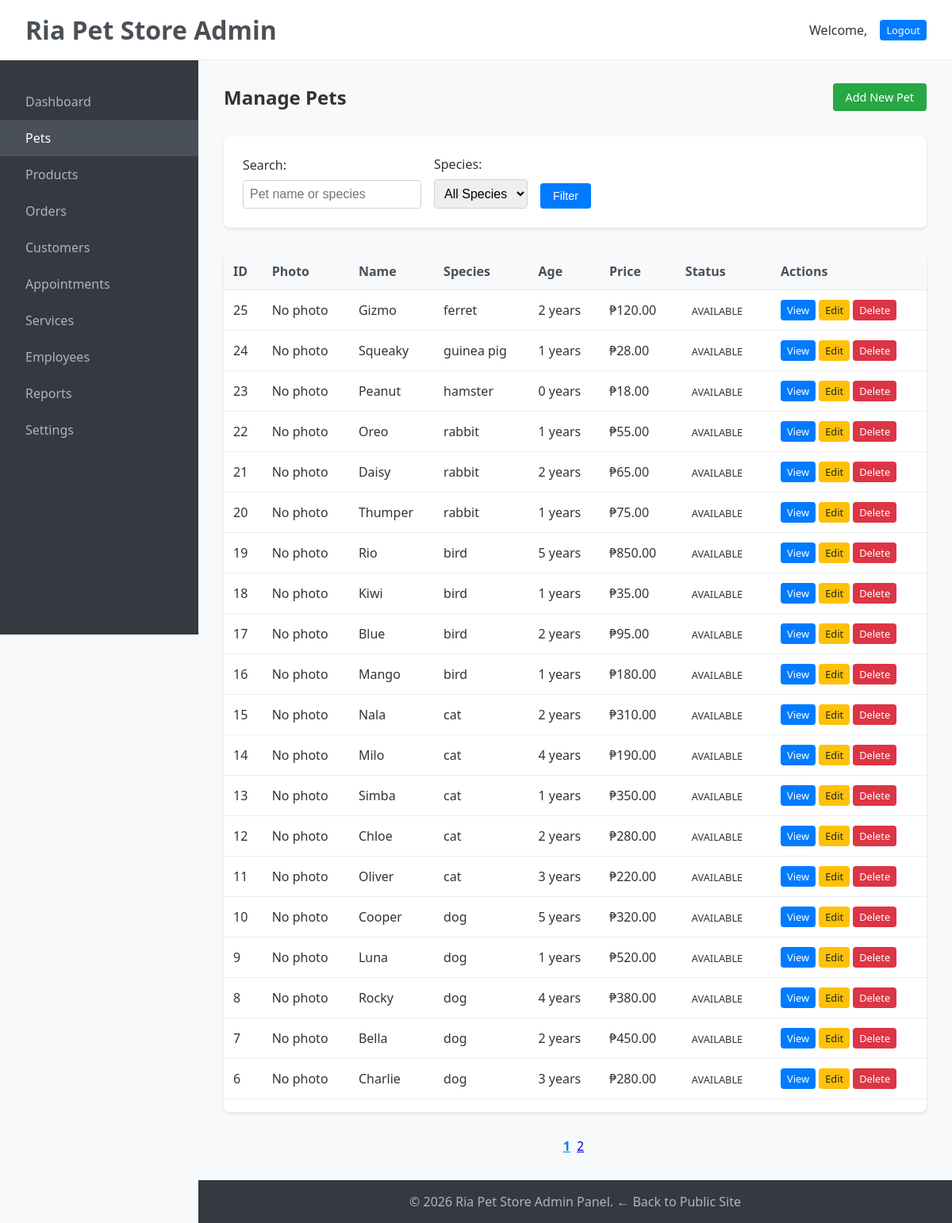
Screenshot of /admin/pets/pets.php (signed in) with the database file from the repository.
### tables this page shows
CREATE TABLE `pets` (
  `id` int(11) NOT NULL,
  `name` varchar(50) NOT NULL,
  `species` varchar(30) DEFAULT NULL,
  `breed` varchar(100) DEFAULT NULL,
  `color` varchar(50) DEFAULT NULL,
  `age` int(11) DEFAULT NULL,
  `gender` enum('male','female') DEFAULT NULL,
  `price` decimal(10,2) DEFAULT NULL,
  `description` text DEFAULT NULL,
  `pet_status` enum('available','sold','reserved','adopted') DEFAULT 'available',
  `pet_image` varchar(255) DEFAULT NULL,
  `created_at` timestamp NOT NULL DEFAULT current_timestamp(),
  `updated_at` timestamp NOT NULL DEFAULT current_timestamp() ON UPDATE current_timestamp(),
  `featured` tinyint(1) DEFAULT 0
);

### admin/pets/pets.php (the view, shortened to what this page needs)
<?php
require_once '../includes/header.php';
require_once '../includes/sidebar.php';
$search = isset($_GET['search']) ? trim($_GET['search']) : '';
$species = isset($_GET['species']) ? trim($_GET['species']) : 'all';
$page = isset($_GET['page']) ? (int)$_GET['page'] : 1;
$limit = 20;
$offset = ($page - 1) * $limit;
$query = "SELECT * FROM pets WHERE 1=1";
$params = [];
$types = '';
$query .= " ORDER BY id DESC LIMIT ? OFFSET ?";
$params[] = $limit;
$params[] = $offset;
$types .= 'ii';
$stmt = $conn->prepare($query);
if (!empty($params)) {
    $stmt->bind_param($types, ...$params);
}
$stmt->execute();
$pets = $stmt->get_result();
$countQuery = "SELECT COUNT(*) as total FROM pets WHERE 1=1";
$countStmt = $conn->prepare($countQuery);
$countStmt->execute();
$totalPets = $countStmt->get_result()->fetch_assoc()['total'];
$totalPages = ceil($totalPets / $limit);
?>
<main class="admin-main">
    <div style="display: flex; justify-content: space-between; align-items: center; margin-bottom: 2rem;">
        <h2>Manage Pets</h2>
        <a href="pet_add.php" class="btn btn-success">Add New Pet</a>
    </div>
    <div style="background: #fff; padding: 1.5rem; border-radius: 8px; margin-bottom: 2rem; box-shadow: 0 2px 4px rgba(0,0,0,0.1);">
        <form method="get" style="display: flex; gap: 1rem; flex-wrap: wrap; align-items: center;">
            <div class="form-group" style="margin: 0;">
                <label for="search" style="display: block; margin-bottom: 0.5rem;">Search:</label>
                <input type="text" id="search" name="search" value="<?php echo htmlspecialchars($search); ?>" placeholder="Pet name or species">
            </div>
            <div class="form-group" style="margin: 0;">
                <label for="species" style="display: block; margin-bottom: 0.5rem;">Species:</label>
                <select name="species" id="species">
                    <option value="all" <?php echo $species === 'all' ? 'selected' : ''; ?>>All Species</option>
                </select>
            </div>
            <div style="align-self: flex-end;">
                <button type="submit" class="btn">Filter</button>
            </div>
        </form>
    </div>
    <div style="background: #fff; border-radius: 8px; box-shadow: 0 2px 4px rgba(0,0,0,0.1); overflow: hidden;">
        <table>
            <thead>
                <tr>
                    <th>ID</th>
                    <th>Photo</th>
                    <th>Name</th>
                    <th>Species</th>
                    <th>Age</th>
                    <th>Price</th>
                    <th>Status</th>
                    <th>Actions</th>
                </tr>
            </thead>
            <tbody>
                <?php if ($pets->num_rows > 0): ?>
                    <?php while ($pet = $pets->fetch_assoc()): ?>
                        <tr>
                            <td><?php echo $pet['id']; ?></td>
                            <td>
                                <?php if (!empty($pet['image'])): ?>
                                    <img src="../assets/uploads/pets/<?php echo htmlspecialchars($pet['image']); ?>" width="50" height="50" style="object-fit: cover; border-radius: 4px;">
                                <?php else: ?>
                                    No photo
                                <?php endif; ?>
                            </td>
                            <td><?php echo htmlspecialchars($pet['name']); ?></td>
                            <td><?php echo htmlspecialchars($pet['species']); ?></td>
                            <td><?php echo $pet['age']; ?> years</td>
                            <td>₱<?php echo number_format($pet['price'], 2); ?></td>
                            <td>
                                <span class="status-badge status-<?php echo $pet['status'] ?? 'available'; ?>">
                                    <?php echo ucfirst($pet['status'] ?? 'available'); ?>
                                </span>
                            </td>
                            <td>
                                <a href="pet_details.php?id=<?php echo $pet['id']; ?>" class="btn btn-small">View</a>
                                <a href="pet_edit.php?id=<?php echo $pet['id']; ?>" class="btn btn-small btn-warning">Edit</a>
                                <a href="pet_delete.php?id=<?php echo $pet['id']; ?>" class="btn btn-small btn-danger" onclick="return confirm('Are you sure you want to delete this pet?')">Delete</a>
                            </td>
                        </tr>
                    <?php endwhile; ?>
                <?php else: ?>
                    <tr>
                        <td colspan="8" style="text-align: center; padding: 2rem;">No pets found.</td>
                    </tr>
                <?php endif; ?>
            </tbody>
        </table>
    </div>
    <?php if ($totalPages > 1): ?>
        <div style="margin-top: 2rem; text-align: center;">
            <?php
            $queryString = http_build_query(array_filter([
                'search' => $search,
                'species' => $species !== 'all' ? $species : null,
                'page' => null
            ]));
            for ($i = 1; $i <= $totalPages; $i++):
                $active = $i === $page ? ' style="font-weight: bold; color: #007bff;"' : '';
                $url = "pets.php?" . $queryString . "&page=$i";
            ?>
                <a href="<?php echo $url; ?>"<?php echo $active; ?> style="margin: 0 0.25rem;"><?php echo $i; ?></a>
            <?php endfor; ?>
        </div>
    <?php endif; ?>
</main>
<?php require_once '../includes/footer.php'; ?>

### admin/css/admin.css (style rules this page uses)
* { margin: 0; padding: 0; box-sizing: border-box; }
body { font-family: "Segoe UI", Tahoma, Geneva, Verdana, sans-serif; background: #f8f9fa; color: #333; }
.admin-main { flex: 1; margin-left: 250px; margin-top: 73px; padding: 2rem; max-width: calc(100% - 250px); }
table { width: 100%; border-collapse: collapse; margin-bottom: 1rem; }
th, td { padding: 0.75rem; text-align: left; border-bottom: 1px solid #e9ecef; }
th { background: #f8f9fa; font-weight: 600; color: #495057; }
.status-badge { padding: 0.25rem 0.5rem; border-radius: 4px; font-size: 0.8rem; font-weight: 500; text-transform: uppercase; }
.btn { display: inline-block; padding: 0.5rem 1rem; background: #007bff; color: #fff; text-decoration: none; border: none; border-radius: 4px; cursor: pointer; font-size: 0.9rem; transition: background 0.3s; }
.btn-small { padding: 0.25rem 0.5rem; font-size: 0.8rem; }
.btn-success { background: #28a745; }
.btn-danger { background: #dc3545; }
.btn-warning { background: #ffc107; color: #212529; }
.form-group { margin-bottom: 1rem; }
.form-group label { display: block; margin-bottom: 0.5rem; font-weight: 500; }
.form-group input, .form-group select, .form-group textarea { width: 100%; padding: 0.5rem; border: 1px solid #ced4da; border-radius: 4px; font-size: 1rem; }

### rows the page displays
pets: id "25", name "Gizmo", species "ferret", age "2", price "120.00", status "AVAILABLE"
pets: id "24", name "Squeaky", species "guinea pig", age "1", price "28.00", status "AVAILABLE"
pets: id "23", name "Peanut", species "hamster", age "0", price "18.00", status "AVAILABLE"
pets: id "22", name "Oreo", species "rabbit", age "1", price "55.00", status "AVAILABLE"
pets: id "21", name "Daisy", species "rabbit", age "2", price "65.00", status "AVAILABLE"
pets: id "20", name "Thumper", species "rabbit", age "1", price "75.00", status "AVAILABLE"
pets: id "19", name "Rio", species "bird", age "5", price "850.00", status "AVAILABLE"
pets: id "18", name "Kiwi", species "bird", age "1", price "35.00", status "AVAILABLE"
pets: id "17", name "Blue", species "bird", age "2", price "95.00", status "AVAILABLE"
pets: id "16", name "Mango", species "bird", age "1", price "180.00", status "AVAILABLE"
pets: id "15", name "Nala", species "cat", age "2", price "310.00", status "AVAILABLE"
pets: id "14", name "Milo", species "cat", age "4", price "190.00", status "AVAILABLE"
pets: id "13", name "Simba", species "cat", age "1", price "350.00", status "AVAILABLE"
pets: id "12", name "Chloe", species "cat", age "2", price "280.00", status "AVAILABLE"
pets: id "11", name "Oliver", species "cat", age "3", price "220.00", status "AVAILABLE"
pets: id "10", name "Cooper", species "dog", age "5", price "320.00", status "AVAILABLE"
pets: id "9", name "Luna", species "dog", age "1", price "520.00", status "AVAILABLE"
pets: id "8", name "Rocky", species "dog", age "4", price "380.00", status "AVAILABLE"
pets: id "7", name "Bella", species "dog", age "2", price "450.00", status "AVAILABLE"
pets: id "6", name "Charlie", species "dog", age "3", price "280.00", status "AVAILABLE"

### other values shown
APP_NAME "Ria Pet Store"
